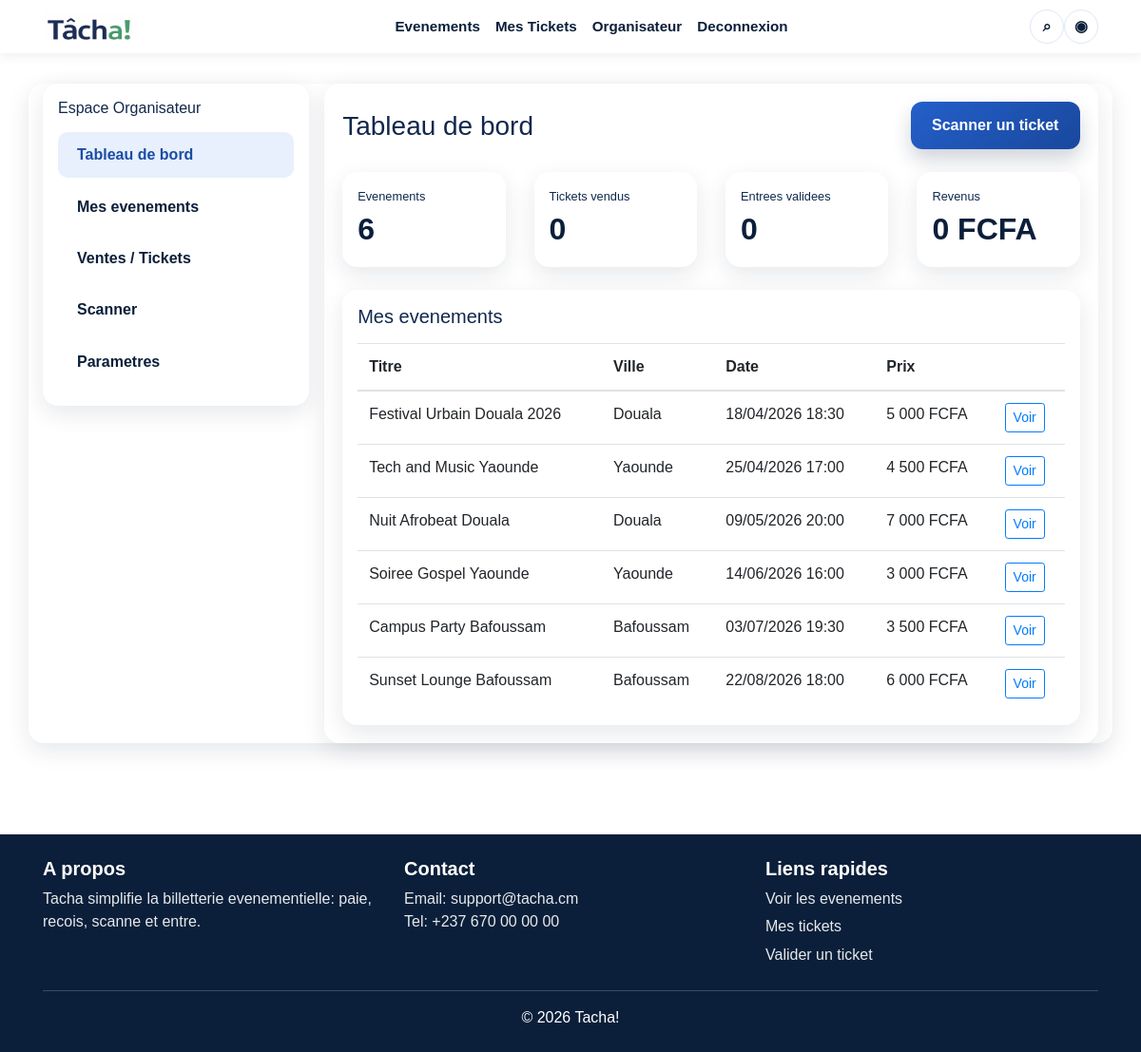
The app's page /org/dashboard.php (signed in) with its own data.
### tables this page shows
CREATE TABLE events (
    id INT AUTO_INCREMENT PRIMARY KEY,
    title VARCHAR(160) NOT NULL,
    city VARCHAR(100) NOT NULL,
    venue VARCHAR(150) NOT NULL,
    event_date DATE NOT NULL,
    event_time TIME NOT NULL,
    price INT NOT NULL,
    capacity INT NOT NULL,
    image_path VARCHAR(255) NOT NULL DEFAULT 'img/Baniere_accuil.png',
    organizer_id INT NOT NULL,
    description TEXT,
    ticket_template_path VARCHAR(255) NOT NULL DEFAULT 'img/Baniere_accuil.png',
    qr_x INT NOT NULL DEFAULT 0,
    qr_y INT NOT NULL DEFAULT 0,
    qr_size INT NOT NULL DEFAULT 220,
    is_active TINYINT(1) NOT NULL DEFAULT 1,
    created_at TIMESTAMP DEFAULT CURRENT_TIMESTAMP,
    CONSTRAINT fk_events_organizer FOREIGN KEY (organizer_id) REFERENCES users(id) ON DELETE CASCADE
);

### config/db.php (called while the page is built, shortened)
<?php
function db(): PDO
{
    static $pdo = null;
    if ($pdo instanceof PDO) {
        return $pdo;
    }
    $dsn = 'mysql:host=' . DB_HOST . ';port=' . DB_PORT . ';dbname=' . DB_NAME . ';charset=utf8mb4';
    $options = [
        PDO::ATTR_ERRMODE => PDO::ERRMODE_EXCEPTION,
        PDO::ATTR_DEFAULT_FETCH_MODE => PDO::FETCH_ASSOC,
        PDO::ATTR_EMULATE_PREPARES => false,
    ];
    $pdo = new PDO($dsn, DB_USER, DB_PASS, $options);
    return $pdo;
}
?>

### config/auth.php (called while the page is built, shortened)
<?php
require_once __DIR__ . '/db.php';
function e(string $value): string
{
    return htmlspecialchars($value, ENT_QUOTES, 'UTF-8');
}
function format_fcfa(int $amount): string
{
    return number_format($amount, 0, ',', ' ') . ' FCFA';
}
?>

### org/dashboard.php (the view, shortened to what this page needs)
<?php
require_once __DIR__ . '/../config/auth.php';
$user = current_user();
$statsStmt = db()->prepare(
    'SELECT
        COUNT(DISTINCT e.id) AS events_count,
        COUNT(DISTINCT t.id) AS tickets_count,
        SUM(CASE WHEN t.status = "used" THEN 1 ELSE 0 END) AS used_count,
        SUM(CASE WHEN tr.status = "success" THEN tr.amount ELSE 0 END) AS revenue
     FROM events e
     LEFT JOIN tickets t ON t.event_id = e.id
     LEFT JOIN transactions tr ON tr.ticket_id = t.id
     WHERE e.organizer_id = ?'
);
$statsStmt->execute([$user['id']]);
$stats = $statsStmt->fetch();
$listStmt = db()->prepare('SELECT id, title, city, event_date, event_time, price, capacity FROM events WHERE organizer_id = ? ORDER BY event_date ASC');
$listStmt->execute([$user['id']]);
$events = $listStmt->fetchAll();
?>
<!doctype html>
<html lang="fr">
<head>
    <link href="/TACHA/vendor/bootstrap.min.css" rel="stylesheet">
    <link href="/TACHA/vendor/bootstrap-icons.css" rel="stylesheet">
    <link rel="stylesheet" href="../css/style.css">
</head>
<body>
<?php include __DIR__ . '/../components/navbar.php'; ?>
<main class="content-section pb-5">
    <div class="container org-shell">
        <?php include __DIR__ . '/../components/org_sidebar.php'; ?>
        <section class="org-main">
            <div class="d-flex justify-content-between align-items-center mb-4">
                <h1 class="h3 fw-bold mb-0">Tableau de bord</h1>
                <a class="btn btn-tacha-primary" href="scan.php">Scanner un ticket</a>
            </div>
            <div class="row g-3 mb-4">
                <div class="col-12 col-sm-6 col-xl-3"><div class="card kpi-card p-3"><small>Evenements</small><div class="kpi-value"><?= (int) ($stats['events_count'] ?? 0) ?></div></div></div>
                <div class="col-12 col-sm-6 col-xl-3"><div class="card kpi-card p-3"><small>Tickets vendus</small><div class="kpi-value"><?= (int) ($stats['tickets_count'] ?? 0) ?></div></div></div>
                <div class="col-12 col-sm-6 col-xl-3"><div class="card kpi-card p-3"><small>Entrees validees</small><div class="kpi-value"><?= (int) ($stats['used_count'] ?? 0) ?></div></div></div>
                <div class="col-12 col-sm-6 col-xl-3"><div class="card kpi-card p-3"><small>Revenus</small><div class="kpi-value"><?= e(format_fcfa((int) ($stats['revenue'] ?? 0))) ?></div></div></div>
            </div>
            <div class="card form-card p-3">
                <h2 class="h5 mb-3">Mes evenements</h2>
                <div class="table-responsive">
                    <table class="table mb-0 align-middle">
                        <thead>
                            <tr><th>Titre</th><th>Ville</th><th>Date</th><th>Prix</th><th></th></tr>
                        </thead>
                        <tbody>
                            <?php foreach ($events as $event): ?>
                                <tr>
                                    <td><?= e($event['title']) ?></td>
                                    <td><?= e($event['city']) ?></td>
                                    <td><?= e(date('d/m/Y', strtotime($event['event_date']))) ?> <?= e(substr($event['event_time'], 0, 5)) ?></td>
                                    <td><?= e(format_fcfa((int) $event['price'])) ?></td>
                                    <td><a class="btn btn-sm btn-outline-primary" href="../event.php?id=<?= (int) $event['id'] ?>">Voir</a></td>
                                </tr>
                            <?php endforeach; ?>
                        </tbody>
                    </table>
                </div>
            </div>
        </section>
    </div>
</main>
<?php include __DIR__ . '/../components/footer.php'; ?>
</body>
</html>

### css/style.css (style rules this page uses)
:root { --navy: #0b1f3a; --blue: #1f57b8; --green: #35b56a; --light: #f4f7fc; --text: #11284c; }
body { font-family: 'Poppins', sans-serif; color: var(--text); background: #fff; }
a { text-decoration: none; }
main { min-height: calc(100vh - 180px); }
.btn-tacha-primary, .btn-tacha-green { border: none; border-radius: 12px; padding: 0.82rem 1.4rem; font-weight: 700; color: #fff; box-shadow: 0 10px 20px rgba(11, 31, 58, 0.2); }
.btn-tacha-primary { background: linear-gradient(140deg, #245fca, #19489d); }
.content-section { padding-top: 2rem; }
.form-card, .kpi-card, .scan-result, .org-shell, .org-sidebar, .org-main { border: 0; border-radius: 16px; box-shadow: 0 8px 24px rgba(11, 31, 58, 0.1); }
.kpi-value { font-size: 2rem; font-weight: 800; color: var(--navy); }
.org-shell { display: flex; align-items: flex-start; gap: 1rem; }
.org-main { padding: 1.2rem; background: #fff; }
.org-main { flex: 1 1 auto; min-width: 0; }

### records on screen
events: title "Festival Urbain Douala 2026", city "Douala", event_date "18/04/2026", event_time "18:30", price "5 000 FCFA"
events: title "Tech and Music Yaounde", city "Yaounde", event_date "25/04/2026", event_time "17:00", price "4 500 FCFA"
events: title "Nuit Afrobeat Douala", city "Douala", event_date "09/05/2026", event_time "20:00", price "7 000 FCFA"
events: title "Soiree Gospel Yaounde", city "Yaounde", event_date "14/06/2026", event_time "16:00", price "3 000 FCFA"
events: title "Campus Party Bafoussam", city "Bafoussam", event_date "03/07/2026", event_time "19:30", price "3 500 FCFA"
events: title "Sunset Lounge Bafoussam", city "Bafoussam", event_date "22/08/2026", event_time "18:00", price "6 000 FCFA"

### other values on screen
$stats['events_count'] "6"
$stats['tickets_count'] "0"
$stats['used_count'] "0"
format_fcfa((int) ($stats['revenue'] ?? 0)) "0 FCFA"
